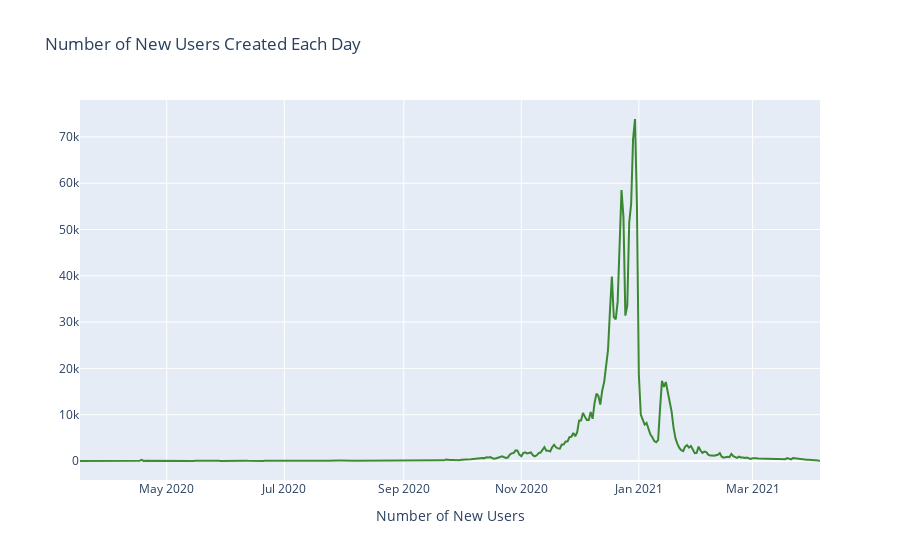

Here is the notebook cell this chart was saved with:
### Code cell
users_df['time_created'] = pd.to_datetime(users_df['time_created']).apply(lambda x: x.date())
date_creation_df = pd.DataFrame(users_df.groupby('time_created')['user_id'].apply(list))
for i in range(date_creation_df.shape[0]):
    date_creation_df['user_id'].iloc[i] = len(date_creation_df['user_id'].iloc[i])
date_creation_df.reset_index(level=0,inplace=True)

trace1 = go.Scatter(
                    x = date_creation_df.time_created,
                    y = date_creation_df.user_id,
                    mode = "lines",
                    name = "citations",
                    marker = dict(color = 'rgba(16, 112, 2, 0.8)'),
                    )

data = [trace1]
layout = dict(title = 'Number of New Users Created Each Day',
              xaxis= dict(title= 'Number of New Users',ticklen= 5,zeroline= False)
             )
fig = dict(data = data, layout = layout)
iplot(fig)

### Figure 1 — Plotly figure (JSON) as saved in the notebook; plotly's stock layout.template omitted (floating-point values rounded to 4 significant figures; data arrays with more than 128 entries replaced by an {"elided": "..."} marker saying what was removed)
{"data": [{"marker": {"color": "rgba(16, 112, 2, 0.8)"}, "mode": "lines", "name": "citations", "type": "scatter", "x": {"elided": "384 str values"}, "y": {"elided": "384 int values"}}], "layout": {"title": {"text": "Number of New Users Created Each Day"}, "xaxis": {"ticklen": 5, "title": {"text": "Number of New Users"}, "zeroline": false, "type": "date", "range": ["2020-03-17", "2021-04-05"], "autorange": true}, "yaxis": {"type": "linear", "range": [-4101.0, 77970.0], "autorange": true}, "autosize": true}}
